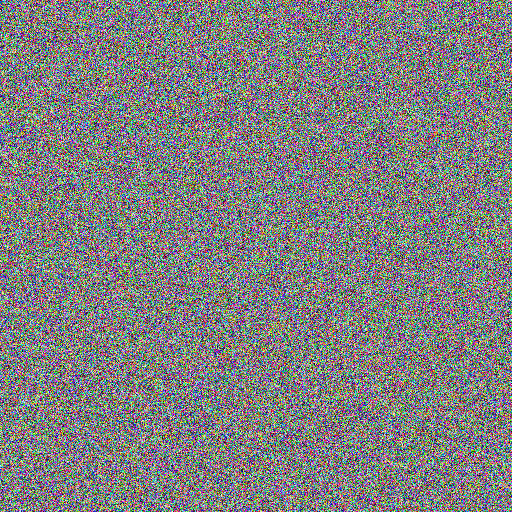
#> input picture Sample Images/Encry_image/01_Airplane_en.bmp, 512 x 512 px, given as the content of the folder Origi_image, which was not available
$ python dec_mat2.py
#> lines starting #> are read from the running program, lines starting #| are printed output that depends on the picture; pictures that were not available may be replaced by others from this repository, and a replacement may not be noted
#> further down, img is the input picture: PIL image 512x512 RGB; mean R, G, B 127.5, 127.4, 127.4
import csv
import os

import numpy as np
from PIL import Image, ImageStat
from scipy.stats import entropy


def calculate_metrics(img: Image, img_en: Image):

    ar_img = np.transpose(np.array(img), (2, 0, 1))
    r_org, g_org, b_org = ar_img
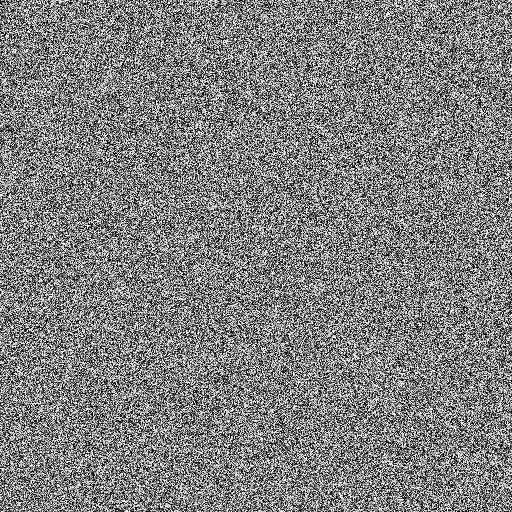
#> r_org: shape (512, 512); min 0, max 255, mean 127.5
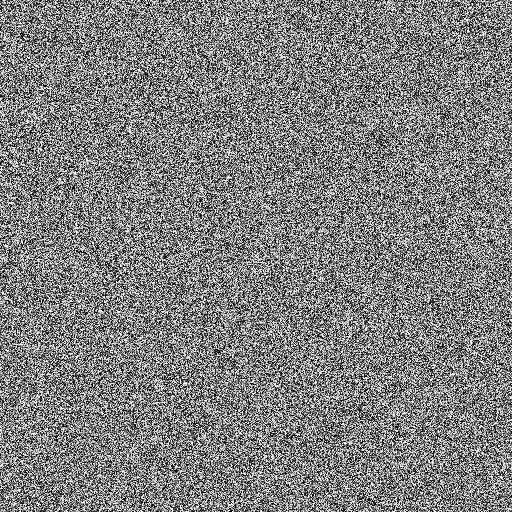
#> g_org: shape (512, 512); min 0, max 255, mean 127.4
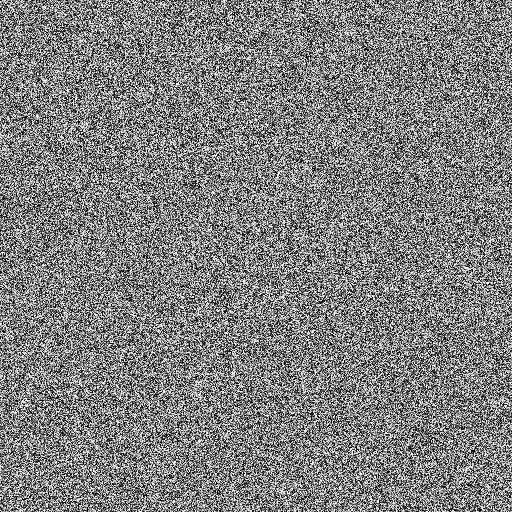
#> b_org: shape (512, 512); min 0, max 255, mean 127.4

    ar_img_en = np.transpose(np.array(img_en), (2, 0, 1))
    r_enc, g_enc, b_enc = ar_img_en

    npcr_r = round((r_org != r_enc).sum() / (img.width * img.height) * 100, 4)
#> npcr_r = 0
    npcr_g = round((g_org != g_enc).sum() / (img.width * img.height) * 100, 4)
#> npcr_g = 0
    npcr_b = round((b_org != b_enc).sum() / (img.width * img.height) * 100, 4)
#> npcr_b = 0

    uaci_r = round(
        np.abs(r_org - r_enc).sum() / (img.width * img.height * 255) * 100, 4
    )
#> uaci_r = 0
    uaci_g = round(
        np.abs(g_org - g_enc).sum() / (img.width * img.height * 255) * 100, 4
    )
#> uaci_g = 0
    uaci_b = round(
        np.abs(b_org - b_enc).sum() / (img.width * img.height * 255) * 100, 4
    )
#> uaci_b = 0

    return {
        "NPCR(R)": f"{npcr_r:.4f}",
        "NPCR(G)": f"{npcr_g:.4f}",
        "NPCR(B)": f"{npcr_b:.4f}",
        "UACI(R)": f"{uaci_r:.4f}",
        "UACI(G)": f"{uaci_g:.4f}",
        "UACI(B)": f"{uaci_b:.4f}",
    }


if __name__ == "__main__":

    # Read image names
    DIR = "Origi_image"
    DIR_EN = "Encry_image"
    files = os.listdir(DIR)
    files.sort()

    # Calculation
    results = []
    for index, file in enumerate(files):
        file_en = file.replace(".bmp", "_en.bmp")
        path = os.path.join(DIR, file)
        path_en = os.path.join(DIR_EN, file_en)
        with Image.open(path) as img, Image.open(path_en) as img_en:
            metrics = calculate_metrics(img, img_en)
#> metrics = {'NPCR(R)': '0.0000', 'NPCR(G)': '0.0000', 'NPCR(B)': '0.0000', 'UACI(R)': '0.0000', 'UACI(G)': '0.0000', 'UACI(B)': '0.0000'}
        metrics.update(
            {
                "No": index + 1,
                "ORI Images": file,
                "ENC Image": file_en,
            }
        )
        results.append(metrics)

    # Export
    with open("Output12.csv", "w") as csvfile:
        fieldnames = [
            "No",
            "ORI Images",
            "ENC Image",
            "NPCR(R)",
            "NPCR(G)",
            "NPCR(B)",
            "UACI(R)",
            "UACI(G)",
            "UACI(B)",
        ]
        writer = csv.DictWriter(csvfile, fieldnames=fieldnames)
        writer.writeheader()

        for data in results:
            writer.writerow(data)
#> this loop made 1 pass

$ run again, on Sample Images/Encry_image/05_Sailboat_en.bmp
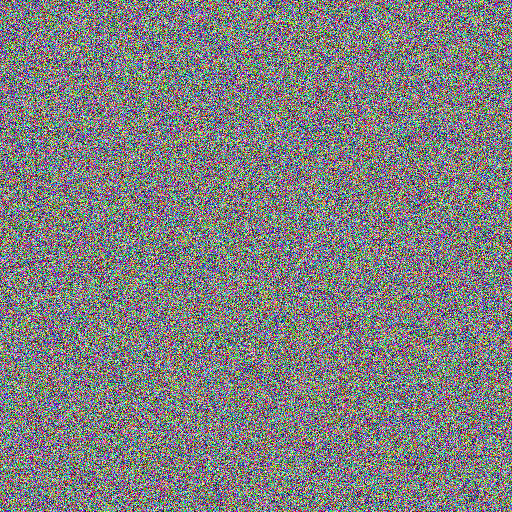
#> input picture Sample Images/Encry_image/05_Sailboat_en.bmp, 512 x 512 px, given as the content of the folder Origi_image, which was not available
#> img is the input picture: PIL image 512x512 RGB; mean R, G, B 127.4, 127.5, 127.8
#> in calculate_metrics, `r_org, g_org, b_org = ar_img`:
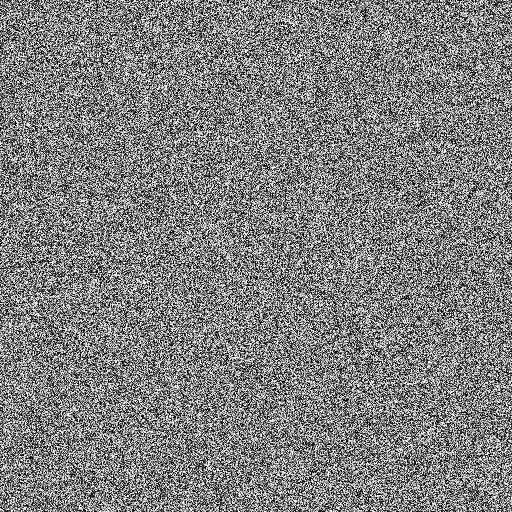
#> g_org: shape (512, 512); min 0, max 255, mean 127.5
#> in calculate_metrics, `r_org, g_org, b_org = ar_img`:
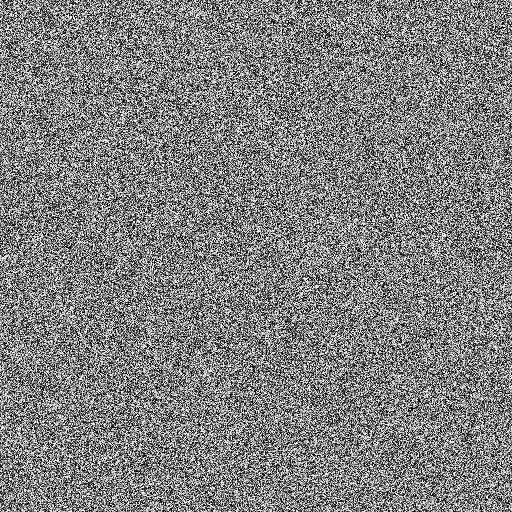
#> b_org: shape (512, 512); min 0, max 255, mean 127.8
#> npcr_r = 0
#> metrics = {'NPCR(R)': '0.0000', 'NPCR(G)': '0.0000', 'NPCR(B)': '0.0000', 'UACI(R)': '0.0000', 'UACI(G)': '0.0000', 'UACI(B)': '0.0000'}
#> the loop `for data in results:` made 1 pass

$ run again, on Sample Images/Encry_image/06_Splash_en.bmp
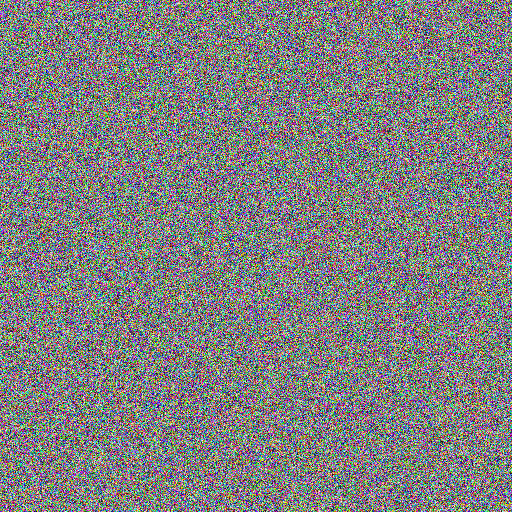
#> input picture Sample Images/Encry_image/06_Splash_en.bmp, 512 x 512 px, given as the content of the folder Origi_image, which was not available
#> img is the input picture: PIL image 512x512 RGB; mean R, G, B 127.6, 127.5, 127.5
#> in calculate_metrics, `r_org, g_org, b_org = ar_img`:
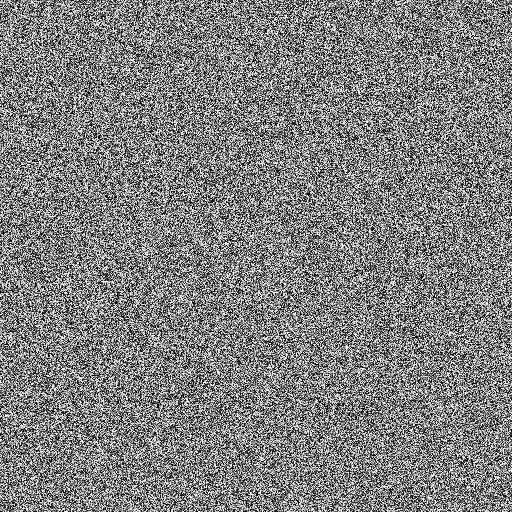
#> g_org: shape (512, 512); min 0, max 255, mean 127.5
#> in calculate_metrics, `r_org, g_org, b_org = ar_img`:
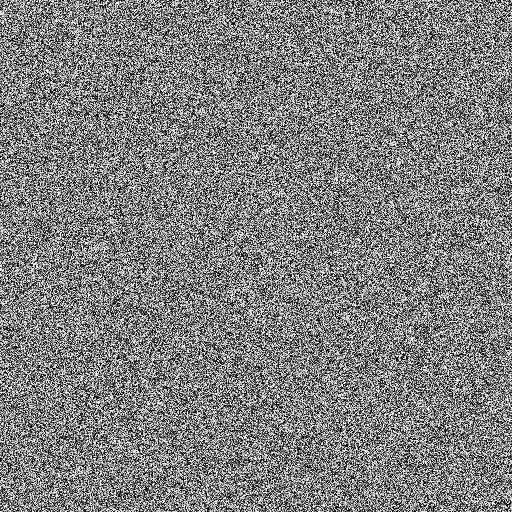
#> b_org: shape (512, 512); min 0, max 255, mean 127.5
#> npcr_r = 0
#> metrics = {'NPCR(R)': '0.0000', 'NPCR(G)': '0.0000', 'NPCR(B)': '0.0000', 'UACI(R)': '0.0000', 'UACI(G)': '0.0000', 'UACI(B)': '0.0000'}
#> the loop `for data in results:` made 1 pass
